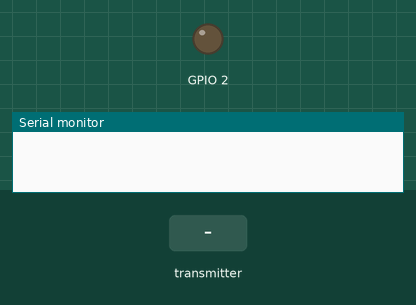
Recording of a sketch running on a simulated ESP8266 (NodeMCU). On the bench: output pins drawn as LEDs (lit = HIGH), the last lines printed to the serial monitor. The inputs (shaded band) are chosen by the test bench.

Above: at 1.2 s.
1.3 s: the transmitter starts sending x = 0
At 2.5 s:
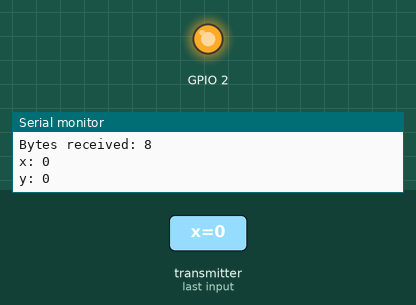
2.8 s: the transmitter starts sending x = 256
At 3.7 s:
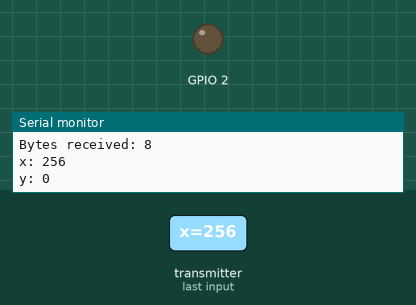
Timing chart, 0 to 5.8 s (numbered marks = the images above; inputs shaded):
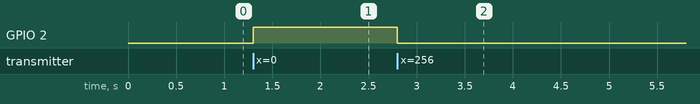

Measured:
- after the input at 1.3 s, GPIO 2: LOW → HIGH at once
- after the input at 2.8 s, GPIO 2: HIGH → LOW at once

The sketch:

ESP_slave.ino
```cpp
// (licence header left out)
#include <ESP8266WiFi.h>
#include <espnow.h>

//Structure example to receive data
//Must match the sender structure
typedef struct test_struct {
  int x;
  int y;
} test_struct;

//Create a struct_message called myData
test_struct myData;

//callback function that will be executed when data is received
void OnDataRecv(uint8_t * mac, uint8_t *incomingData, uint8_t len) {
  memcpy(&myData, incomingData, sizeof(myData));
  Serial.print("Bytes received: ");
  Serial.println(len);
  Serial.print("x: ");
  Serial.println(myData.x);
  Serial.print("y: ");
  Serial.println(myData.y);
  Serial.println();

  if(myData.x > 10)
  {
    digitalWrite(BUILTIN_LED, LOW);
  }
  if(myData.x < 10)
  {
    digitalWrite(BUILTIN_LED, HIGH);
  }
}

void setup() {
  //Initialize Serial Monitor
  Serial.begin(115200);

  //Set device as a Wi-Fi Station
  WiFi.mode(WIFI_STA);

  //Init ESP-NOW
  if (esp_now_init() != 0) {
    Serial.println("Error initializing ESP-NOW");
    return;
  }

  pinMode(BUILTIN_LED, OUTPUT);     // Initialize the BUILTIN_LED pin as an output

  // Once ESPNow is successfully Init, we will register for recv CB to
  // get recv packer info
  esp_now_set_self_role(ESP_NOW_ROLE_SLAVE);
  esp_now_register_recv_cb(OnDataRecv);
}

void loop() {

}
```
